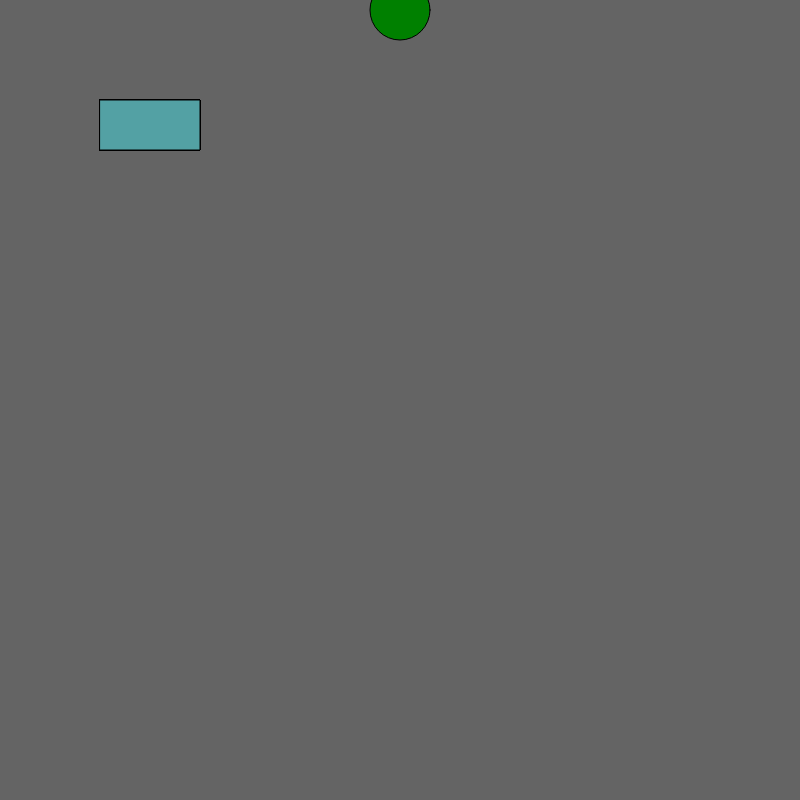
Frame 1 (no input)
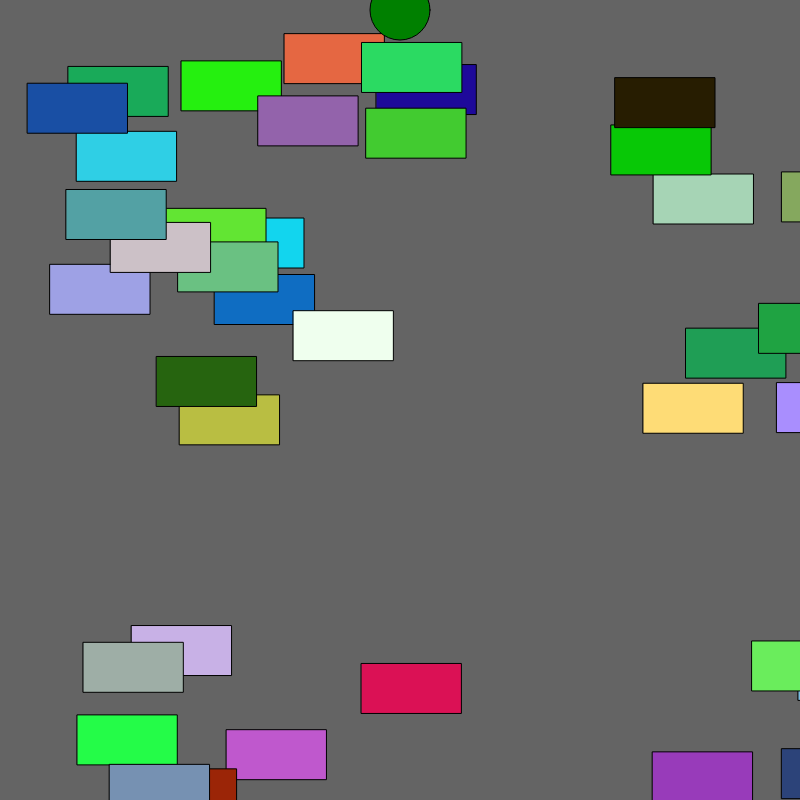
Frame 60 (no input)
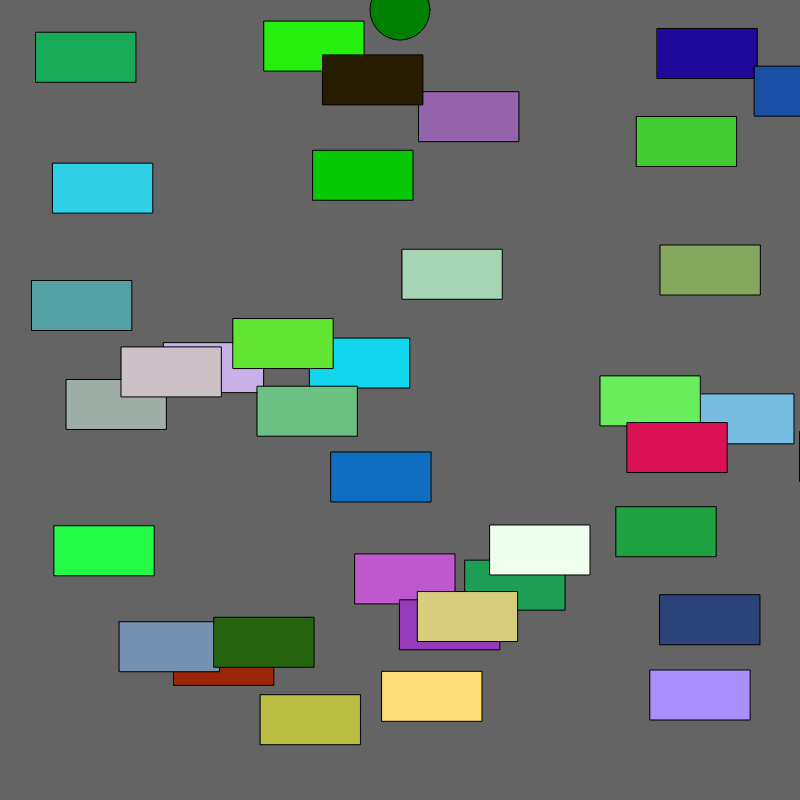
Frame 120 (the mouse pressed at the canvas centre since frame 60)

The p5.js sketch that drew these frames (run headless with seeded random() and noise() and a simulated clock; from frame 60 on, the mouse is pressed at the canvas centre):

// p5.js sketch
// ── sketch.js
var cars = [];
var frogPos;


function setup() {
  // put setup code here
  createCanvas(800, 800);
  for (var i = 0; i < 40; i++) {
    cars.push(new Car());
  }

  frogPos = createVector(width/2, height/80);
}


function draw() {
  // put drawing code here
  background(100);
  for (var i = 0; i < cars.length; i++) {
    cars[i].display();
    cars[i].drive();
    if (cars[i].pos.dist(frogPos) < 50){
      cars.splice(i, 1) ;
    }
  }


  fill('green');
  ellipse(frogPos.x, frogPos.y, 60, 60) ;
  checkForKeys() ;


}



function Car() {
  //attributes
  //this.x = random(width);
  this.pos = createVector(100, 100);
  this.vel = createVector(random(-5,5), random(-5,5));
  //this.y = random(height);
  this.r = random(255);
  this.g = random(255);
  this.b = random(255);
  //this.vel = random(5, 10);

  //methods
  this.display = function()  {
    fill(this.r, this.g, this.b)
    rect(this.pos.x, this.pos.y, 100, 50);
  }

  this.drive = function()  {
    this.pos.add(this.vel);

    if (this.pos.x > width) this.pos.x = 0;
    if (this.pos.x < 0) this.pos.x = width;
    if (this.pos.y > height) this.pos.y = 0;
    if (this.pos.y < 0) this.pos.y = height;
  }

}


function checkForKeys() {
 if (keyIsDown(LEFT_ARROW)) frogPos.x = frogPos.x - 5;
 if (keyIsDown(RIGHT_ARROW)) frogPos.x = frogPos.x + 5;
 if (keyIsDown(UP_ARROW)) frogPos.y = frogPos.y - 5;
 if (keyIsDown(DOWN_ARROW)) frogPos.y = frogPos.y + 5;
}
